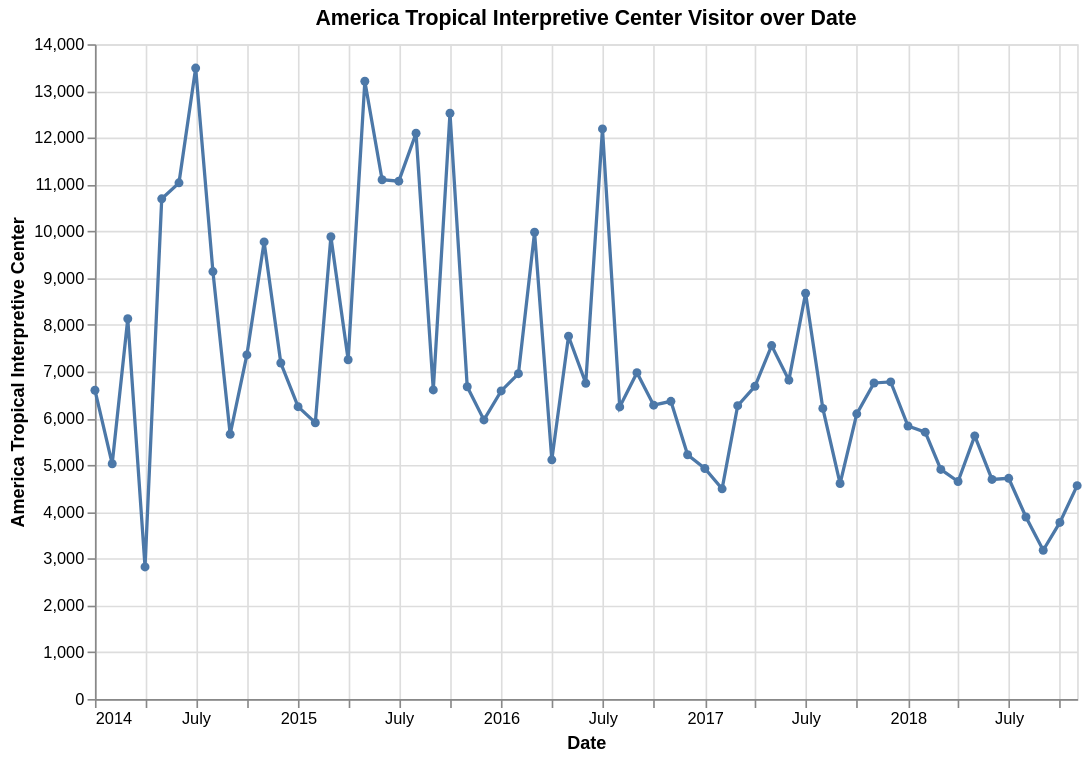

Here is the Vega-Lite specification saved for this chart:
### Vega-Lite specification from a JSON file in a GitHub repository (floating-point values rounded to 4 significant figures)
{"$schema": "https://vega.github.io/schema/vega-lite/v5.json", "title": " America Tropical Interpretive Center Visitor over Date", "width": 600, "height": 400, "data": {"values": [{"Date": "2014-01-01", "Avila Adobe": 24778, "Firehouse Museum": 4486, "Chinese American Museum": 1581, "America Tropical Interpretive Center": 6602}, {"Date": "2014-02-01", "Avila Adobe": 18976, "Firehouse Museum": 4172, "Chinese American Museum": 1785, "America Tropical Interpretive Center": 5029}, {"Date": "2014-03-01", "Avila Adobe": 25231, "Firehouse Museum": 7082, "Chinese American Museum": 3229, "America Tropical Interpretive Center": 8129}, {"Date": "2014-04-01", "Avila Adobe": 26989, "Firehouse Museum": 6756, "Chinese American Museum": 2129, "America Tropical Interpretive Center": 2824}, {"Date": "2014-05-01", "Avila Adobe": 36883, "Firehouse Museum": 10858, "Chinese American Museum": 3676, "America Tropical Interpretive Center": 10694}, {"Date": "2014-06-01", "Avila Adobe": 29487, "Firehouse Museum": 5751, "Chinese American Museum": 2121, "America Tropical Interpretive Center": 11036}, {"Date": "2014-07-01", "Avila Adobe": 32378, "Firehouse Museum": 5406, "Chinese American Museum": 2239, "America Tropical Interpretive Center": 13490}, {"Date": "2014-08-01", "Avila Adobe": 37680, "Firehouse Museum": 8619, "Chinese American Museum": 1769, "America Tropical Interpretive Center": 9139}, {"Date": "2014-09-01", "Avila Adobe": 28473, "Firehouse Museum": 61192, "Chinese American Museum": 1073, "America Tropical Interpretive Center": 5661}, {"Date": "2014-10-01", "Avila Adobe": 27995, "Firehouse Museum": 6488, "Chinese American Museum": 1979, "America Tropical Interpretive Center": 7356}, {"Date": "2014-11-01", "Avila Adobe": 25691, "Firehouse Museum": 4189, "Chinese American Museum": 2404, "America Tropical Interpretive Center": 9773}, {"Date": "2014-12-01", "Avila Adobe": 18754, "Firehouse Museum": 4339, "Chinese American Museum": 1319, "America Tropical Interpretive Center": 7184}, {"Date": "2015-01-01", "Avila Adobe": 20438, "Firehouse Museum": 3858, "Chinese American Museum": 1823, "America Tropical Interpretive Center": 6250}, {"Date": "2015-02-01", "Avila Adobe": 15578, "Firehouse Museum": 3742, "Chinese American Museum": 1558, "America Tropical Interpretive Center": 5907}, {"Date": "2015-03-01", "Avila Adobe": 21297, "Firehouse Museum": 5390, "Chinese American Museum": 2336, "America Tropical Interpretive Center": 9884}, {"Date": "2015-04-01", "Avila Adobe": 26670, "Firehouse Museum": 7000, "Chinese American Museum": 3057, "America Tropical Interpretive Center": 7254}, {"Date": "2015-05-01", "Avila Adobe": 34383, "Firehouse Museum": 12528, "Chinese American Museum": 4009, "America Tropical Interpretive Center": 13207}, {"Date": "2015-06-01", "Avila Adobe": 30569, "Firehouse Museum": 5377, "Chinese American Museum": 2544, "America Tropical Interpretive Center": 11102}, {"Date": "2015-07-01", "Avila Adobe": 41242, "Firehouse Museum": 6111, "Chinese American Museum": 3057, "America Tropical Interpretive Center": 11072}, {"Date": "2015-08-01", "Avila Adobe": 30700, "Firehouse Museum": 5383, "Chinese American Museum": 2415, "America Tropical Interpretive Center": 12096}, {"Date": "2015-09-01", "Avila Adobe": 20967, "Firehouse Museum": 5746, "Chinese American Museum": 1398, "America Tropical Interpretive Center": 6608}, {"Date": "2015-10-01", "Avila Adobe": 29764, "Firehouse Museum": 8882, "Chinese American Museum": 2237, "America Tropical Interpretive Center": 12524}, {"Date": "2015-11-01", "Avila Adobe": 24483, "Firehouse Museum": 6848, "Chinese American Museum": 2850, "America Tropical Interpretive Center": 6677}, {"Date": "2015-12-01", "Avila Adobe": 21426, "Firehouse Museum": 4502, "Chinese American Museum": 2075, "America Tropical Interpretive Center": 5967}, {"Date": "2016-01-01", "Avila Adobe": 19659, "Firehouse Museum": 4377, "Chinese American Museum": 2150, "America Tropical Interpretive Center": 6587}, {"Date": "2016-02-01", "Avila Adobe": 17378, "Firehouse Museum": 3675, "Chinese American Museum": 2547, "America Tropical Interpretive Center": 6955}, {"Date": "2016-03-01", "Avila Adobe": 20322, "Firehouse Museum": 6334, "Chinese American Museum": 7702, "America Tropical Interpretive Center": 9979}, {"Date": "2016-04-01", "Avila Adobe": 24521, "Firehouse Museum": 6509, "Chinese American Museum": 3485, "America Tropical Interpretive Center": 5113}, {"Date": "2016-05-01", "Avila Adobe": 31728, "Firehouse Museum": 9315, "Chinese American Museum": 4565, "America Tropical Interpretive Center": 7757}, {"Date": "2016-06-01", "Avila Adobe": 23696, "Firehouse Museum": 4918, "Chinese American Museum": 3034, "America Tropical Interpretive Center": 6751}, {"Date": "2016-07-01", "Avila Adobe": 31689, "Firehouse Museum": 5602, "Chinese American Museum": 2776, "America Tropical Interpretive Center": 12188}, {"Date": "2016-08-01", "Avila Adobe": 25987, "Firehouse Museum": 5181, "Chinese American Museum": 2153, "America Tropical Interpretive Center": 6245}, {"Date": "2016-09-01", "Avila Adobe": 22897, "Firehouse Museum": 4736, "Chinese American Museum": 1754, "America Tropical Interpretive Center": 6977}, {"Date": "2016-10-01", "Avila Adobe": 25040, "Firehouse Museum": 6145, "Chinese American Museum": 2607, "America Tropical Interpretive Center": 6282}, {"Date": "2016-11-01", "Avila Adobe": 17760, "Firehouse Museum": 3930, "Chinese American Museum": 2248, "America Tropical Interpretive Center": 6365}, {"Date": "2016-12-01", "Avila Adobe": 20107, "Firehouse Museum": 3911, "Chinese American Museum": 2263, "America Tropical Interpretive Center": 5223}, {"Date": "2017-01-01", "Avila Adobe": 18792, "Firehouse Museum": 3551, "Chinese American Museum": 2531, "America Tropical Interpretive Center": 4929}, {"Date": "2017-02-01", "Avila Adobe": 14035, "Firehouse Museum": 3491, "Chinese American Museum": 2139, "America Tropical Interpretive Center": 4493}, {"Date": "2017-03-01", "Avila Adobe": 20680, "Firehouse Museum": 5273, "Chinese American Museum": 5966, "America Tropical Interpretive Center": 6271}, {"Date": "2017-04-01", "Avila Adobe": 25234, "Firehouse Museum": 5320, "Chinese American Museum": 3273, "America Tropical Interpretive Center": 6685}, {"Date": "2017-05-01", "Avila Adobe": 30029, "Firehouse Museum": 8733, "Chinese American Museum": 5585, "America Tropical Interpretive Center": 7556}, {"Date": "2017-06-01", "Avila Adobe": 22169, "Firehouse Museum": 4862, "Chinese American Museum": 2946, "America Tropical Interpretive Center": 6818}, {"Date": "2017-07-01", "Avila Adobe": 30831, "Firehouse Museum": 5242, "Chinese American Museum": 2939, "America Tropical Interpretive Center": 8675}, {"Date": "2017-08-01", "Avila Adobe": 27009, "Firehouse Museum": 5379, "Chinese American Museum": 1784, "America Tropical Interpretive Center": 6212}, {"Date": "2017-09-01", "Avila Adobe": 23403, "Firehouse Museum": 4484, "Chinese American Museum": 1704, "America Tropical Interpretive Center": 4607}, {"Date": "2017-10-01", "Avila Adobe": 22164, "Firehouse Museum": 4822, "Chinese American Museum": 2419, "America Tropical Interpretive Center": 6097}, {"Date": "2017-11-01", "Avila Adobe": 17629, "Firehouse Museum": 4613, "Chinese American Museum": 2685, "America Tropical Interpretive Center": 6757}, {"Date": "2017-12-01", "Avila Adobe": 18339, "Firehouse Museum": 4448, "Chinese American Museum": 2768, "America Tropical Interpretive Center": 6780}, {"Date": "2018-01-01", "Avila Adobe": 16265, "Firehouse Museum": 3910, "Chinese American Museum": 2477, "America Tropical Interpretive Center": 5837}, {"Date": "2018-02-01", "Avila Adobe": 14718, "Firehouse Museum": 3306, "Chinese American Museum": 2710, "America Tropical Interpretive Center": 5705}, {"Date": "2018-03-01", "Avila Adobe": 19001, "Firehouse Museum": 5225, "Chinese American Museum": 4529, "America Tropical Interpretive Center": 4909}, {"Date": "2018-04-01", "Avila Adobe": 18966, "Firehouse Museum": 4535, "Chinese American Museum": 2750, "America Tropical Interpretive Center": 4650}, {"Date": "2018-05-01", "Avila Adobe": 25173, "Firehouse Museum": 8013, "Chinese American Museum": 4960, "America Tropical Interpretive Center": 5626}, {"Date": "2018-06-01", "Avila Adobe": 22171, "Firehouse Museum": 4635, "Chinese American Museum": 2518, "America Tropical Interpretive Center": 4694}, {"Date": "2018-07-01", "Avila Adobe": 23136, "Firehouse Museum": 4191, "Chinese American Museum": 2620, "America Tropical Interpretive Center": 4718}, {"Date": "2018-08-01", "Avila Adobe": 20815, "Firehouse Museum": 4866, "Chinese American Museum": 2409, "America Tropical Interpretive Center": 3891}, {"Date": "2018-09-01", "Avila Adobe": 21020, "Firehouse Museum": 4956, "Chinese American Museum": 2146, "America Tropical Interpretive Center": 3180}, {"Date": "2018-10-01", "Avila Adobe": 19280, "Firehouse Museum": 4622, "Chinese American Museum": 2364, "America Tropical Interpretive Center": 3775}, {"Date": "2018-11-01", "Avila Adobe": 17163, "Firehouse Museum": 4082, "Chinese American Museum": 2385, "America Tropical Interpretive Center": 4562}]}, "mark": {"type": "line", "point": true}, "encoding": {"x": {"field": "Date", "type": "temporal", "scale": {}}, "y": {"field": "America Tropical Interpretive Center", "type": "quantitative", "scale": {}}, "tooltip": [{"field": "Date", "type": "temporal"}, {"field": "America Tropical Interpretive Center", "type": "quantitative"}]}, "transform": [], "params": []}
